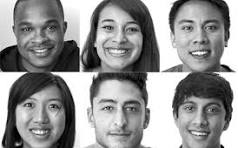
#> input picture IMG1.jpg, 238 x 148 px, found by its file name
$ python P4.py
#> lines starting #> are read from the running program, lines starting #| are printed output that depends on the picture; after the words box and inside, x2 and y2 are one past the last pixel; in counts of white or black regions, pixels touching at a corner belong together

import cv2

# Load the pre-trained Haar Cascade face detector
face_cascade = cv2.CascadeClassifier(cv2.data.haarcascades + 'haarcascade_frontalface_default.xml')

# Load the image
image = cv2.imread("C:/Users/Darshana/OneDrive/Desktop/MSCIT SEM 2/MSC IT SEM 2 COMPUTER VISION/IMG1.jpg")
#> image is the input picture: shape (148, 238, 3); min 0, max 255, mean 147.6

# Convert the image to grayscale (face detection works on grayscale images)
gray = cv2.cvtColor(image, cv2.COLOR_BGR2GRAY)

# Detect faces in the image
faces = face_cascade.detectMultiScale(gray, scaleFactor=1.1, minNeighbors=5, minSize=(30, 30))
#> faces = [[12, 7, 55, 55], [170, 5, 58, 58], [172, 88, 56, 56], [89, 6, 58, 58], [9, 82, 61, 61], [89, 84, 62, 62]]

# Draw rectangles around the faces
for (x, y, w, h) in faces:
    cv2.rectangle(image, (x, y), (x+w, y+h), (0, 255, 0), 2)
#> this loop made 6 passes
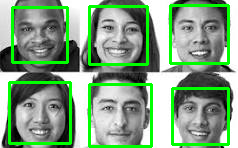
#> image: shape (148, 238, 3); 11.86% of pixels changed, all inside (x1, y1, x2, y2) = (8, 4, 230, 148)

# Display the result
cv2.imshow('Face Detection', image)
cv2.waitKey(0)
cv2.destroyAllWindows()

$ run again, with img3.jpg copied over IMG1.jpg
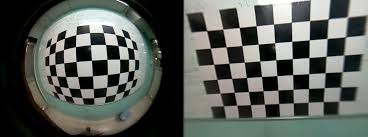
#> input picture img3.jpg, 368 x 137 px, found by its file name
#> image is the input picture: shape (137, 368, 3); mean B, G, R 88.7, 93.4, 89.7
#> `gray = cv2.cvtColor(image, cv2.COLOR_BGR2GRAY)`:
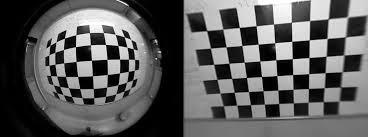
#> gray: shape (137, 368); min 0, max 255, mean 91.8
#> faces = ()

$ run again, with img4.jpg copied over IMG1.jpg
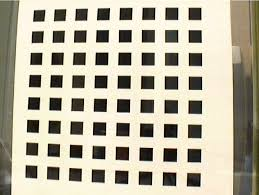
#> input picture img4.jpg, 259 x 195 px, found by its file name
#> image is the input picture: shape (195, 259, 3); mean B, G, R 159.8, 179.1, 184.7
#> `gray = cv2.cvtColor(image, cv2.COLOR_BGR2GRAY)`:
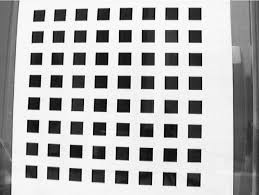
#> gray: shape (195, 259); min 0, max 254, mean 178.5
#> faces = ()
